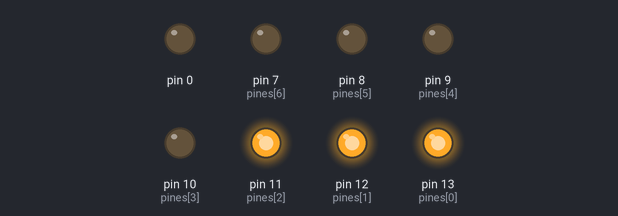
The sketch below on a simulated Arduino Uno, built with avr-gcc and run on an emulated ATmega328P. Shown: output pins drawn as LEDs (lit = HIGH).

Above: at 0.5 s.
At 1.5 s:
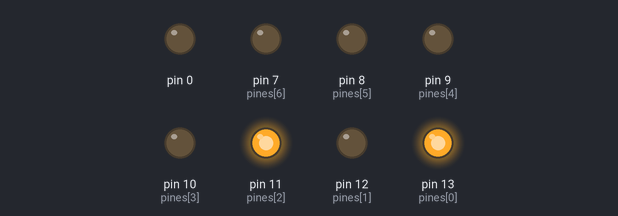
At 2.5 s:
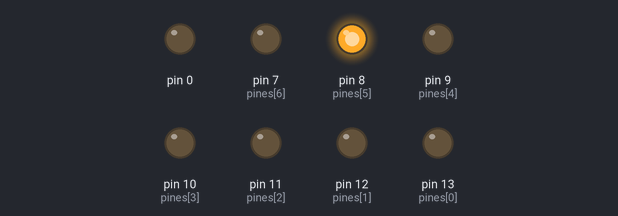
At 4.0 s:
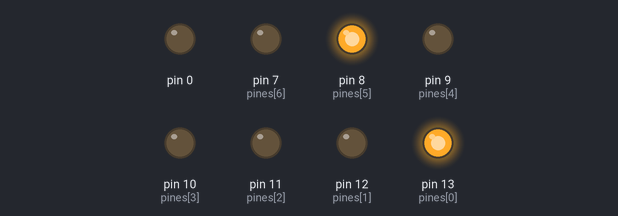
Timing chart, 0 to 6.5 s (numbered marks = the images above):
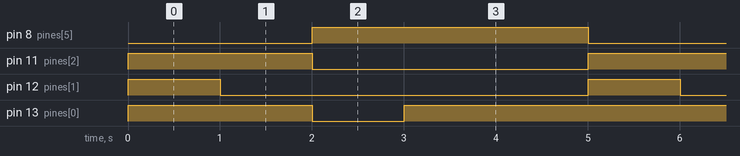

The sketch:

display_7_seg.ino
```cpp
const int display_mode = 0;  //0 para anodo comun, 1 para catodo comun
int pines[] = { 13, 12, 11, 10, 9, 8, 7 };
char chars[] = { 'a', 'b', 'c', 'd', 'e',
                 'f', 'g', 'h', 'i', 'j',
                 'k', 'l', 'm', 'n',
                 'o', 'p', 'q', 'r', 's',
                 't', 'u', 'v', 'w', 'x',
                 'y', 'z', '1', '2',
                 '3', '4', '5', '6', '7',
                 '8', '9', '0', ' ' };
String bins[] = { "1111101", "1100111", "1000110", "1001111", "1110110",
                  "1110100", "0110111", "1100101", "0000001", "0001111",
                  "1110101", "0100110", "0010101", "0111101",
                  "1000111", "1111100", "1111001", "0111100", "1110011",
                  "1100110", "0101111", "0101011", "0101010", "1101101",
                  "1101011", "1011010", "1110011", "1011110",
                  "1011011", "1101001", "1110011", "1110111", "1011001",
                  "1111111", "1111001", "0111111", "0000000" };

void setup() {
  for (int i = 0; i < sizeof(pines); i++) {
    pinMode(pines[i], OUTPUT);
  }
}

void loop() {
  char str[] = "juan";
  for (int i = 0; i < sizeof(str); i++) {
    display_write(str[i]);
    delay(1000);
  }
}

void display_write(char character) {
  for (int i = 0; i < sizeof(chars); i++) {
    if (chars[i] == character) {
      String temp = bins[i];
      int pos = 0;
      for (int e = 13; e >= 7; e--) {
        led_write(e, temp[pos]);
        pos++;
      }
    }
  }
}

void led_write(int pin, char val) {
  if (display_mode == 1) {
    if (val == '1') {
      digitalWrite(pin, HIGH);
    } else {
      digitalWrite(pin, LOW);
    }
  } else {
    if (val == '1') {
      digitalWrite(pin, LOW);
    } else {
      digitalWrite(pin, HIGH);
    }
  }
}
```

Measured:
- by itself, pin 8 (pines[5]): alternates HIGH for 3.0 s and LOW for 2.0 s
- by itself, pin 11 (pines[2]): alternates HIGH for 2.0 s and LOW for 3.0 s
- by itself, pin 12 (pines[1]): alternates HIGH for 1.0 s and LOW for 4.0 s
- by itself, pin 13 (pines[0]): repeats every 5.0 s: LOW 1.0 s, HIGH 4.0 s
